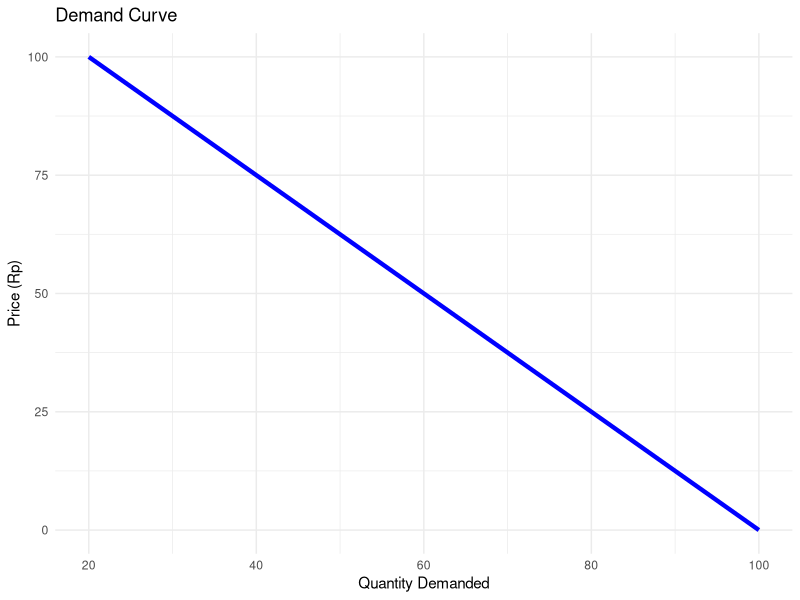
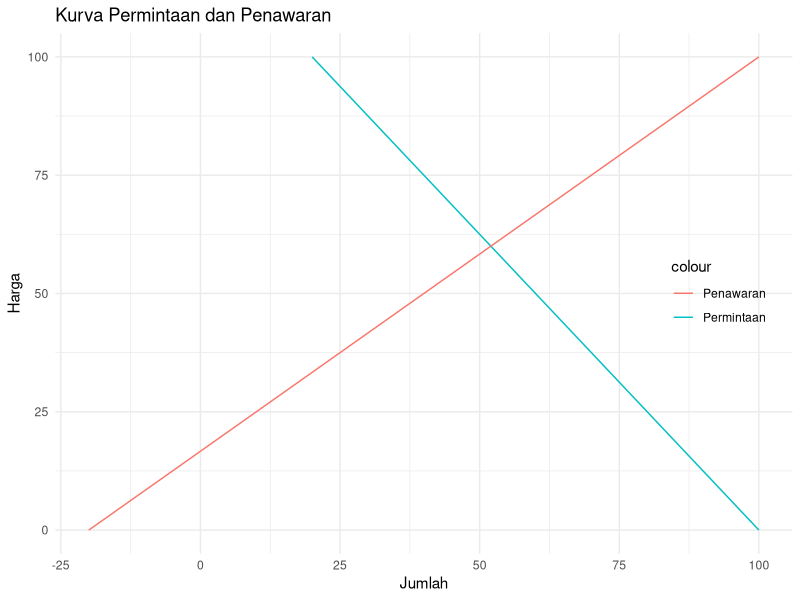
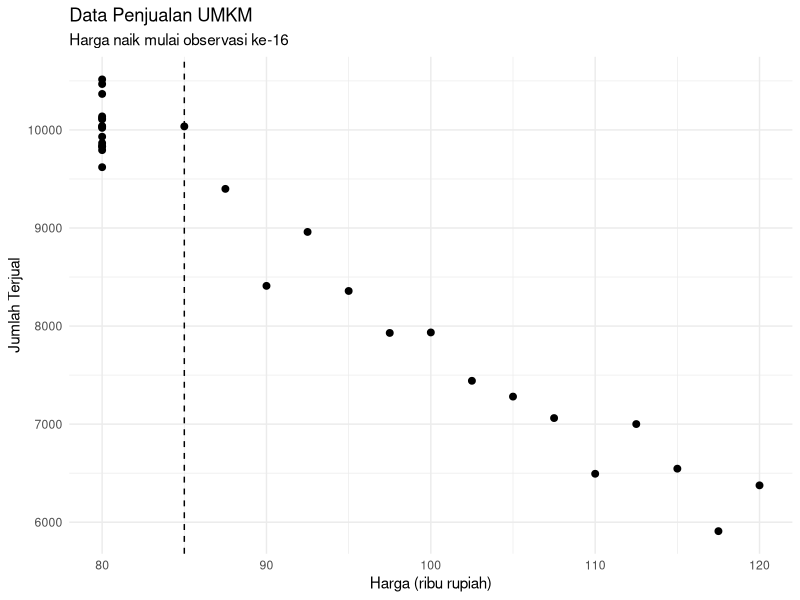

Reproduce these figures in R, in order.
## ---- chunk 1
# Tentukan Fungsi Permintaannya
price <- seq(0, 100, by = 5)
quantity_demanded <- 100 - 0.8 * price

# Lanjut kita buat data frame
demand_data <- data.frame(
  Price = price,
  Quantity = quantity_demanded
)

# Baru Lanjut Plot Kurvanya
library(ggplot2)
ggplot(demand_data, aes(x = Quantity, y = Price)) +
  geom_line(color = "blue", size = 1.5) +
  labs(title = "Demand Curve",
       x = "Quantity Demanded",
       y = "Price (Rp)") +
  theme_minimal()
## ---- chunk 2
#| echo: true
# Tentukan Fungsi Permintaan & Penawaran
price <- seq(0, 100, by = 2)
quantity_demanded <- 100 - 0.8 * price
quantity_supplied <- -20 + 1.2 * price

# Buat kombinasi data framenya
market_data <- data.frame(
  Price = price,
  Demand = quantity_demanded,
  Supply = quantity_supplied
)

# Cari Titik Keseimbangan
equilibrium_price <- (100 + 20) / (0.8 + 1.2)
equilibrium_quantity <- 100 - 0.8 * equilibrium_price

print(paste("Equilibrium Price:", round(equilibrium_price, 2)))
print(paste("Equilibrium Quantity:", round(equilibrium_quantity, 2)))
## ---- chunk 3
library(ggplot2)

# Fungsi harga
price <- seq(0, 100, by = 2)

# Fungsi permintaan & penawaran
demand <- 100 - 0.8 * price
supply <- -20 + 1.2 * price

# Data frame pasar
market_data <- data.frame(
  Price = price,
  Demand = demand,
  Supply = supply
)

# cek 6 baris pertama
head(market_data)


## ---- chunk 4
# Plot kurva permintaan

ggplot(market_data) +
  geom_line(aes(x = Demand, y = Price, color = "Permintaan")) +
  geom_line(aes(x = Supply, y = Price, color = "Penawaran")) +
  labs(
    title = "Kurva Permintaan dan Penawaran",
    x = "Jumlah",
    y = "Harga"
  ) +
  theme_minimal() +
  theme(
    legend.position = c(0.9, 0.5)
  )



## ---- chunk 5
set.seed (123)

n <- 30
obs <- 1:n

# Perhatikan, harga stabil lalu naik di observasi ke-16
P <- c(
  rep(80,15), #harga awal
  seq(85, 120, length.out = 15) #harga naik bertahap
)

# Permintaan menurun + noise (perilaku konsumen tidak sempurna)
Q <- 18000 - 100*P + rnorm(n, mean = 0, sd=300)

# Buat dataframe data penjualan (datpj)

datpj <-data.frame(
  obs = obs,
  P=P,
  Q=round(Q)
  )
datpj
## ---- chunk 6
library(ggplot2)

ggplot(datpj, aes(x=P, y=Q)) +
  geom_point(size=2) +
  geom_vline(xintercept = P[16], linetype = "dashed") +
  labs(
    title = "Data Penjualan UMKM",
    subtitle = "Harga naik mulai observasi ke-16",
    x = "Harga (ribu rupiah)",
    y = "Jumlah Terjual"
  ) +
  theme_minimal()
## ---- chunk 7
model_permint <- lm(Q ~ P, data = datpj)

summary(model_permint)
